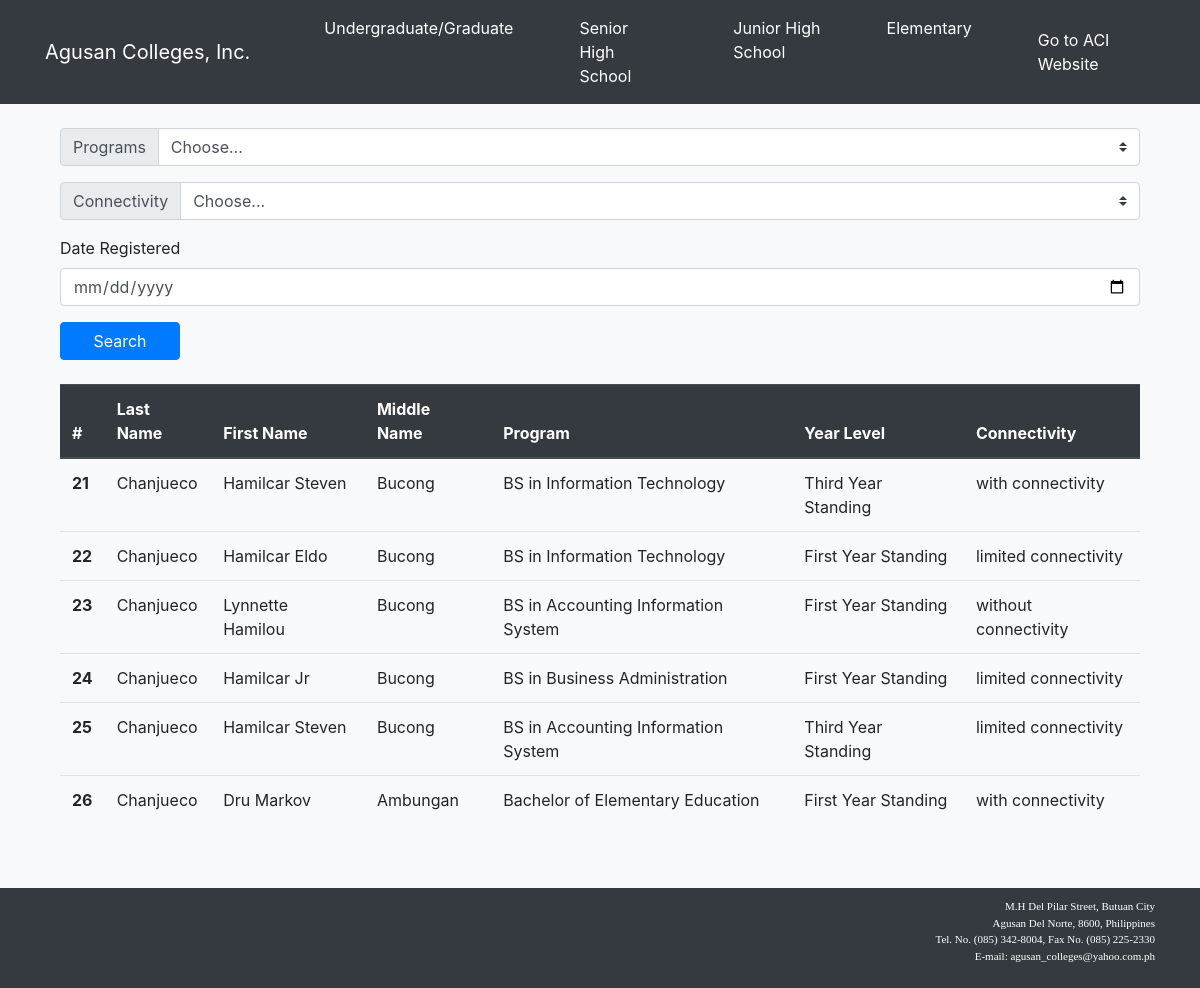
Before: /admin_panel/ with the older database file.
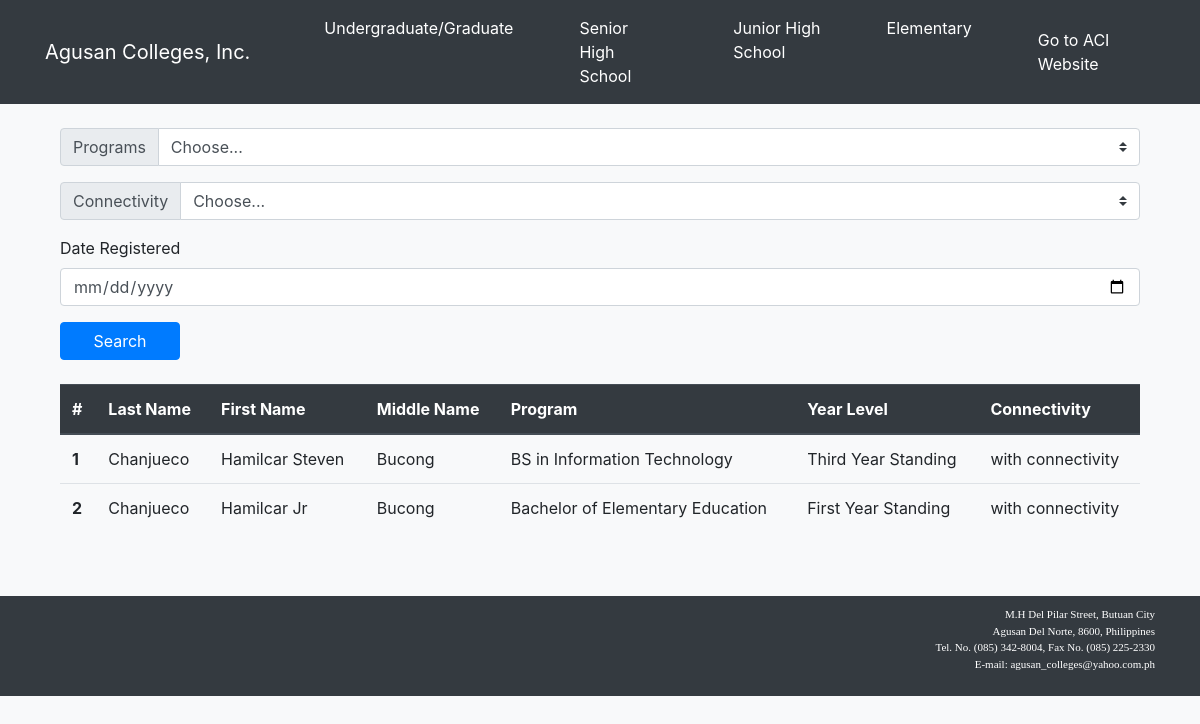
After: the same page with the newer database file.
### admission/models.py (models this page shows, shortened)
class StudentPersonalInformation(models.Model):
    last_name = models.CharField(max_length=255)
    first_name = models.CharField(max_length=255)
    middle_name = models.CharField(max_length=255)
    birthdate = models.CharField(max_length=255)
    birth_place = models.CharField(max_length=255)
    religion = models.CharField(max_length=255, blank=True)
    nationality = models.CharField(max_length=255)
    gender = models.CharField(max_length=255)
    civil_status = models.CharField(max_length=255)
    email_address = models.CharField(max_length=255)
    social_media_accounts = models.CharField(max_length=255, blank=True)
    mobile_number = models.CharField(max_length=255)
    landline_number = models.CharField(max_length=255,blank=True)
    home_address = models.CharField(max_length=255)
    stud_classification = models.ForeignKey(StudentClassification, default=1, on_delete=models.SET_DEFAULT)
    stud_program = models.ForeignKey(Programs, default=1, on_delete=models.SET_DEFAULT)
    stud_shift = models.ForeignKey(PreferredShift, default=1, on_delete=models.SET_DEFAULT)
    stud_year_level = models.ForeignKey(YearLevel, default=1, on_delete=models.SET_DEFAULT)
    where_hear_us = models.ForeignKey(WhereDidYouHearUs, default=1, on_delete=models.SET_DEFAULT)
    why_choose_us = models.ForeignKey(WhyDidYouChooseUs, default=1, on_delete=models.SET_DEFAULT)
    connectivity = models.CharField(max_length=255, default="limited connectivity")
    stud_school_year = models.ForeignKey(SchoolYear, default=1, on_delete=models.SET_DEFAULT)
    date_registered = models.DateField(auto_now_add=True)

class Programs(models.Model):
    program_title = models.CharField(max_length=255)
    def __str__(self):
        return self.program_title

class YearLevel(models.Model):
    year_level = models.CharField(max_length=50)
    def __str__(self):
        return self.year_level

### admin_panel/views.py (the view)
# urls.py: path('admin_panel/', include('admin_panel.urls')),
def admin_panel(request):
    qs = StudentPersonalInformation.objects.all()
    stud_programs = Programs.objects.all()
    key = request.GET.get('pk')
    last_name = request.GET.get('last_name')
    first_name = request.GET.get('first_name')
    middle_name_name = request.GET.get('middle_name')
    stud_program = request.GET.get('stud_program')
    stud_year_level = request.GET.get('stud_year_level')
    connectivity = request.GET.get('connectivity')
    date_registered = request.GET.get('date_registered')
    if is_valid_queryparam(stud_program) and stud_program != 'Choose...':
        qs = qs.filter(stud_program__program_title=stud_program)
    if is_valid_queryparam(connectivity) and connectivity != 'Choose...':
        qs = qs.filter(connectivity__icontains=connectivity)
    if is_valid_queryparam(date_registered):
        qs = qs.filter(date_registered=date_registered)
    context = {
        'queryset': qs,
        'stud_programs': stud_programs,
    }
    return render(request, 'admin_panel.html', context)

### admin_panel/views.py (called while the page is built)
def is_valid_queryparam(param):
    return param != '' and param is not None

### admin_panel/templates/admin_panel.html (shortened to what this page needs)
{% extends 'admin_panel_base.html' %}
{% block content %}
<div class="container">
    <form method="GET">
        <div class="form-group">
            <div class="input-group mb-3">
                <div class="input-group-prepend">
                    <label class="input-group-text" for="inputGroupSelect01">Programs</label>
                </div>
                <select class="custom-select" id="inputGroupSelect01" name="stud_program">
                    <option selected>Choose...</option>
                </select>
            </div>
        </div>
        <div class="form-group">
            <div class="input-group mb-3">
                <div class="input-group-prepend">
                    <label class="input-group-text" for="inputGroupSelect02">Connectivity</label>
                </div>
                <select class="custom-select" id="inputGroupSelect02" name="connectivity">
                    <option selected>Choose...</option>
                </select>
            </div>
        </div>
        <div class="form-group">
            <label>Date Registered</label>
            <input type="date" class="form-control" name="date_registered">
        </div>
        <button type="submit" class="btn btn-primary" style="width: 120px;">Search</button>
    </form>
    <br>
    <div class="table-responsive">
        <table class="table">
            <thead class="thead-dark">
            <tr>
                <th scope="col">#</th>
                <th scope="col">Last Name</th>
                <th scope="col">First Name</th>
                <th scope="col">Middle Name</th>
                <th scope="col">Program</th>
                <th scope="col">Year Level</th>
                <th scope="col">Connectivity</th>
            </tr>
            </thead>
            <tbody>
            {% for student_info in queryset %}
            <tr>
                <th scope="row">{{ student_info.pk }}</th>
                <td>{{ student_info.last_name }}</td>
                <td>{{ student_info.first_name }}</td>
                <td>{{ student_info.middle_name }}</td>
                <td>{{ student_info.stud_program }}</td>
                <td>{{ student_info.stud_year_level }}</td>
                <td>{{ student_info.connectivity }}</td>
            </tr>
            {% endfor %}
            </tbody>
        </table>
    </div>
</div>
<br>
{% endblock %}

### admin_panel/templates/admin_panel_base.html (shortened to what this page needs)
<!doctype html>
{% load static %}
<html lang="en">
<head>
    <link rel="stylesheet" href="https://stackpath.bootstrapcdn.com/bootstrap/4.4.1/css/bootstrap.min.css"
>
    <link rel="stylesheet" type="text/css" href="{% static 'css/main.css' %}">
</head>
<body class="body">
<nav class="navbar navbar-expand-lg navbar-dark bg-dark">
    <div class="container">
        <a class="navbar-brand" href="{% url 'admin_panel' %}">Agusan Colleges, Inc.</a>
        <div class="collapse navbar-collapse" id="navbarTogglerDemo03">
            <ul class="navbar-nav mr-auto mt-2 mt-lg-0">
                <li class="nav-item active">
                    <a class="nav-link" href="{% url 'logout' %}">Undergraduate/Graduate<span class="sr-only">(current)</span></a>
                </li>
                <li class="nav-item active">
                    <a class="nav-link" href="{% url 'logout' %}">Senior High School<span class="sr-only">(current)</span></a>
                </li>
                <li class="nav-item active">
                    <a class="nav-link" href="{% url 'logout' %}">Junior High School<span class="sr-only">(current)</span></a>
                </li>
                <li class="nav-item active">
                    <a class="nav-link" href="{% url 'logout' %}">Elementary<span class="sr-only">(current)</span></a>
                </li>
            </ul>
            <ul class="navbar-nav ml-auto mt-2 mt-lg-0">
                <li class="nav-item active">
                    {% if user.is_authenticated %}
                        <a class="nav-link" href="{% url 'logout' %}">Logout<span class="sr-only">(current)</span></a>
                    {% else %}
                        <a class="nav-link" href="{% url 'home' %}">Go to ACI Website<span class="sr-only">(current)</span></a>
                    {% endif %}
                </li>
            </ul>
        </div>
    </div>
</nav>
<br>
<div class="container">
{% block content %}
{% endblock %}
</div>
<br>
<div class="footer-main">
    <div class="container">
        <p>
            M.H Del Pilar Street, Butuan City<br>
            Agusan Del Norte, 8600, Philippines<br>
            Tel. No. (085) 342-8004, Fax No. (085) 225-2330<br>
            E-mail: agusan_colleges@yahoo.com.ph<br>
        </p>
    </div>
</div>
</body>
</html>

### static/css/main.css (style rules this page uses)
.body { background-color: #f8f9fa; margin: 0px; padding: 0px; }
.footer-main { font-family: "Times New Roman", Times, serif; height: 100px; background-color: #343a40; }
.footer-main p { padding-top: 10px; text-align: right; font-size: 11px; color: white; }
.navbar .nav-item .nav-link { color: white; }
nav .nav-link { margin-left: 50px; }

Changed rows visible on the page:
removed StudentPersonalInformation: pk "21", last_name "Chanjueco", first_name "Hamilcar Steven", middle_name "Bucong", stud_program "BS in Information Technology", stud_year_level "Third Year Standing", connectivity "with connectivity"
removed StudentPersonalInformation: pk "22", last_name "Chanjueco", first_name "Hamilcar Eldo", middle_name "Bucong", stud_program "BS in Information Technology", stud_year_level "First Year Standing", connectivity "limited connectivity"
removed StudentPersonalInformation: pk "23", last_name "Chanjueco", first_name "Lynnette Hamilou", middle_name "Bucong", stud_program "BS in Accounting Information System", stud_year_level "First Year Standing", connectivity "without connectivity"
removed StudentPersonalInformation: pk "24", last_name "Chanjueco", first_name "Hamilcar Jr", middle_name "Bucong", stud_program "BS in Business Administration", stud_year_level "First Year Standing", connectivity "limited connectivity"
removed StudentPersonalInformation: pk "25", last_name "Chanjueco", first_name "Hamilcar Steven", middle_name "Bucong", stud_program "BS in Accounting Information System", stud_year_level "Third Year Standing", connectivity "limited connectivity"
removed StudentPersonalInformation: pk "26", last_name "Chanjueco", first_name "Dru Markov", middle_name "Ambungan", stud_program "Bachelor of Elementary Education", stud_year_level "First Year Standing", connectivity "with connectivity"
added StudentPersonalInformation: pk "1", last_name "Chanjueco", first_name "Hamilcar Steven", middle_name "Bucong", stud_program "BS in Information Technology", stud_year_level "Third Year Standing", connectivity "with connectivity"
added StudentPersonalInformation: pk "2", last_name "Chanjueco", first_name "Hamilcar Jr", middle_name "Bucong", stud_program "Bachelor of Elementary Education", stud_year_level "First Year Standing", connectivity "with connectivity"
